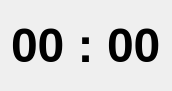
<?xml version="1.0" encoding="UTF-8"?>
<ui version="4.0">
 <class>dlgMain</class>
 <widget class="QDialog" name="dlgMain">
  <property name="geometry">
   <rect>
    <x>0</x>
    <y>0</y>
    <width>169</width>
    <height>91</height>
   </rect>
  </property>
  <property name="windowTitle">
   <string>Dialog</string>
  </property>
  <layout class="QVBoxLayout" name="verticalLayout">
   <item>
    <widget class="QLabel" name="lblCounter">
     <property name="font">
      <font>
       <family>Arial</family>
       <pointsize>36</pointsize>
       <weight>75</weight>
       <bold>true</bold>
      </font>
     </property>
     <property name="text">
      <string>00 : 00</string>
     </property>
    </widget>
   </item>
  </layout>
 </widget>
 <resources/>
 <connections/>
</ui>
